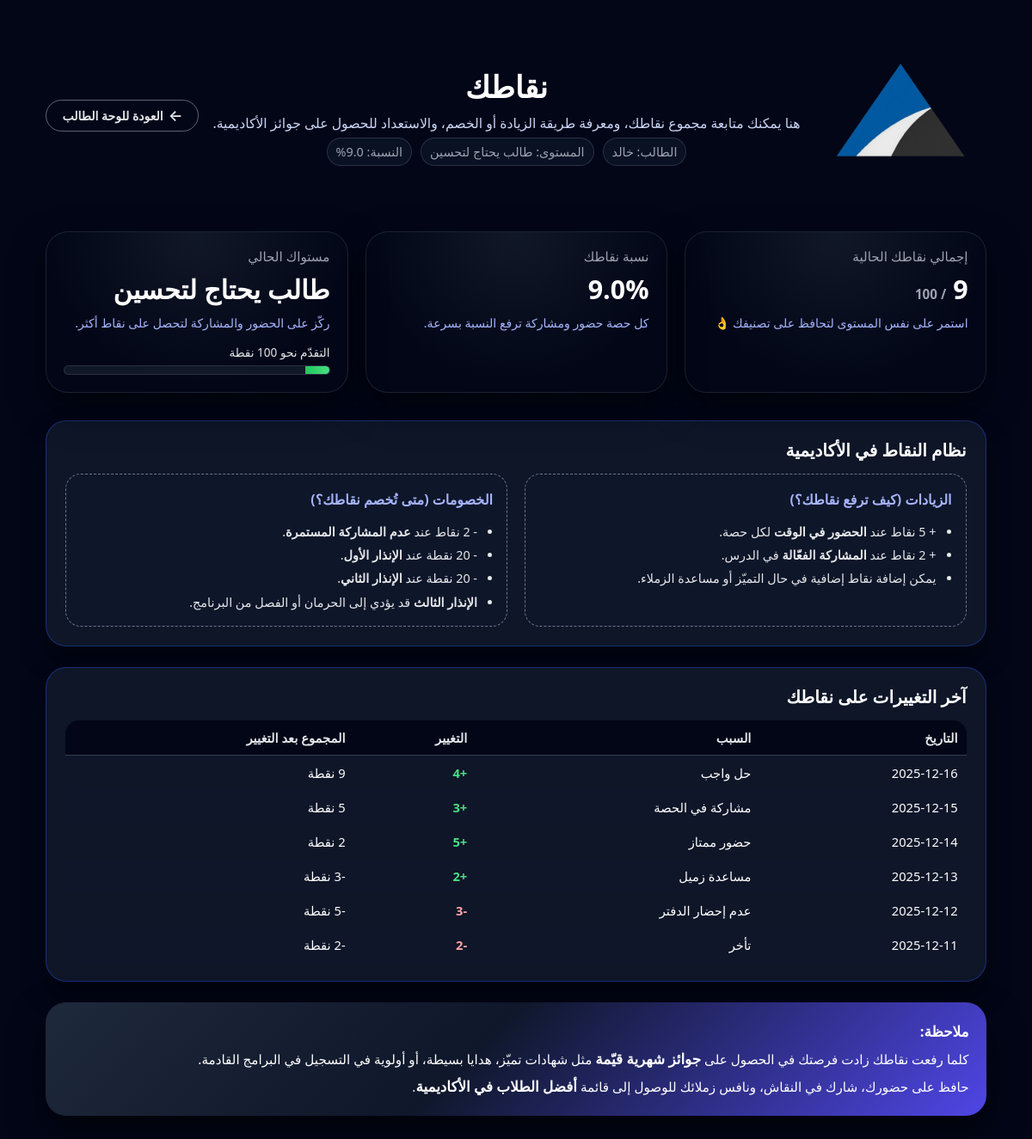
Page /student/points (signed in) on the committed database.
### models.py (models this page shows)
class PointsMovement(Base):
    __tablename__ = "points_movements"
    id = Column(Integer, primary_key=True, index=True)
    student_id = Column(Integer, ForeignKey("students.id"), nullable=False)
    date = Column(Date, nullable=False)
    reason = Column(String, nullable=False)
    change = Column(Integer, nullable=False)
    total_after = Column(Integer, nullable=True)
    student = relationship("Student", back_populates="points")

### app.py (the view)
@app.route("/student/points")
@require_student
def student_points():
    user = session.get("user") or {}
    student_name = user.get("full_name") or user.get("username", "الطالب")
    student_id = user.get("student_id")
    db = SessionLocal()
    try:
        if not student_id:
            flash("لم يتم تحديد الطالب في الجلسة، أعد تسجيل الدخول.")
            return redirect(url_for("login"))
        moves = (
            db.query(PointsMovement)
            .filter(PointsMovement.student_id == student_id)
            .order_by(PointsMovement.date.desc(), PointsMovement.id.desc())
            .all()
        )
        total_points = (
            db.query(func.coalesce(func.sum(PointsMovement.change), 0))
            .filter(PointsMovement.student_id == student_id)
            .scalar()
        )
        max_points = 100
        percentage = round((total_points / max_points) * 100, 1) if max_points > 0 else 0
        if total_points >= 80:
            level = "طالب متميّز"
        elif total_points >= 50:
            level = "طالب نشيط"
        elif total_points > 0:
            level = "طالب يحتاج لتحسين"
        else:
            level = "لا توجد نقاط بعد"
        return render_template(
            "student_points.html",
            student_name=student_name,
            total_points=total_points,
            max_points=max_points,
            percentage=percentage,
            level=level,
            moves=moves,
        )
    finally:
        db.close()

### app.py (called while the page is built)
@app.teardown_appcontext
def remove_session(exception=None):
    SessionLocal.remove()

def require_student(f):
    @wraps(f)
    def wrapper(*args, **kwargs):
        user = session.get("user")
        if not user or user.get("role") != "student":
            return redirect(url_for("login"))
        return f(*args, **kwargs)
    return wrapper

### templates/student_points.html (shortened to what this page needs)
<!DOCTYPE html>
<html lang="ar" dir="rtl">
<head>
  <link rel="stylesheet" href="{{ url_for('static', filename='css/student_dashboard.css') }}">
</head>
<body>
<div class="points-wrapper">
  <header class="pts-header">
    <div class="pts-logo">
      <img src="{{ url_for('static', filename='assets/logoAA-removebg-preview.png') }}" alt="شعار أكاديمية التقدّم">
    </div>
    <div class="pts-header-center">
      <h1 class="pts-title">نقاطك</h1>
      <p class="pts-subtitle">
        هنا يمكنك متابعة مجموع نقاطك، ومعرفة طريقة الزيادة أو الخصم، والاستعداد للحصول على جوائز الأكاديمية.
      </p>
      <div class="pts-meta">
        <span>الطالب: {{ student_name }}</span>
        <span>المستوى: {{ level }}</span>
        <span>النسبة: {{ percentage }}%</span>
      </div>
    </div>
    <a href="{{ url_for('student_dashboard') }}" class="pts-back-btn">
      <span class="arrow">←</span>
      <span>العودة للوحة الطالب</span>
    </a>
  </header>
  <section class="pts-stats-row">
    <div class="pts-stat-card">
      <div class="pts-stat-label">إجمالي نقاطك الحالية</div>
      <div class="pts-stat-value">
        {{ total_points }} <small>/ {{ max_points }}</small>
      </div>
      <div class="pts-stat-helper">
        استمر على نفس المستوى لتحافظ على تصنيفك 👌
      </div>
    </div>
    <div class="pts-stat-card">
      <div class="pts-stat-label">نسبة نقاطك</div>
      <div class="pts-stat-value">
        {{ percentage }}%
      </div>
      <div class="pts-stat-helper">
        كل حصة حضور ومشاركة ترفع النسبة بسرعة.
      </div>
    </div>
    <div class="pts-stat-card">
      <div class="pts-stat-label">مستواك الحالي</div>
      <div class="pts-stat-value">
        {{ level }}
      </div>
      <div class="pts-stat-helper">
        ركّز على الحضور والمشاركة لتحصل على نقاط أكثر.
      </div>
      {% set safe_percent = percentage %}
      {% if safe_percent < 0 %}{% set safe_percent = 0 %}{% endif %}
      {% if safe_percent > 100 %}{% set safe_percent = 100 %}{% endif %}
      <div class="pts-progress-wrapper">
        <div class="pts-progress-label">التقدّم نحو {{ max_points }} نقطة</div>
        <div class="pts-progress">
          <div class="pts-progress-bar" style="width: {{ safe_percent }}%;"></div>
        </div>
      </div>
    </div>
  </section>
  <section class="pts-section-card">
    <h2 class="pts-section-title">نظام النقاط في الأكاديمية</h2>
    <div class="pts-grid-2">
      <div class="pts-box">
        <h3>الزيادات (كيف ترفع نقاطك؟)</h3>
        <ul>
          <li>+ 5 نقاط عند <strong>الحضور في الوقت</strong> لكل حصة.</li>
          <li>+ 2 نقاط عند <strong>المشاركة الفعّالة</strong> في الدرس.</li>
          <li>يمكن إضافة نقاط إضافية في حال التميّز أو مساعدة الزملاء.</li>
        </ul>
      </div>
      <div class="pts-box">
        <h3>الخصومات (متى تُخصم نقاطك؟)</h3>
        <ul>
          <li>- 2 نقاط عند <strong>عدم المشاركة المستمرة</strong>.</li>
          <li>- 20 نقطة عند <strong>الإنذار الأول</strong>.</li>
          <li>- 20 نقطة عند <strong>الإنذار الثاني</strong>.</li>
          <li><strong>الإنذار الثالث</strong> قد يؤدي إلى الحرمان أو الفصل من البرنامج.</li>
        </ul>
      </div>
    </div>
  </section>
  <section class="pts-section-card">
    <h2 class="pts-section-title">آخر التغييرات على نقاطك</h2>
    <table class="pts-table">
      <thead>
        <tr>
          <th>التاريخ</th>
          <th>السبب</th>
          <th>التغيير</th>
          <th>المجموع بعد التغيير</th>
        </tr>
      </thead>
      <tbody>
        {% if moves is defined and moves %}
          {% for m in moves %}
            <tr>
              <td>{{ m.date.strftime("%Y-%m-%d") if m.date else "—" }}</td>
              <td>{{ m.reason or "—" }}</td>
              <td class="{% if (m.change or 0) >= 0 %}pts-change-positive{% else %}pts-change-negative{% endif %}">
                {% if (m.change or 0) > 0 %}+{% endif %}{{ m.change or 0 }}
              </td>
              <td>
                {% if m.total_after is not none %}
                  {{ m.total_after }} نقطة
                {% else %}
                  <span class="pts-muted">—</span>
                {% endif %}
              </td>
            </tr>
          {% endfor %}
        {% else %}
          <tr>
            <td colspan="4" style="text-align:center; color:#9ca3af;">
              لا توجد حركات نقاط مسجلة حتى الآن.
            </td>
          </tr>
        {% endif %}
      </tbody>
    </table>
  </section>
  <section class="pts-motivation">
    <strong>ملاحظة:</strong><br>
    كلما رفعت نقاطك زادت فرصتك في الحصول على <strong>جوائز شهرية قيّمة</strong>
    مثل شهادات تميّز، هدايا بسيطة، أو أولوية في التسجيل في البرامج القادمة.<br>
    حافظ على حضورك، شارك في النقاش، ونافس زملائك للوصول إلى قائمة
    <strong>أفضل الطلاب في الأكاديمية</strong>.
  </section>
</div>
</body>
</html>

### templates/student_points.html (style rules this page uses)
body { margin: 0; min-height: 100vh; background-color: #020617; color: #ffffff; font-family: "Tajawal", system-ui, -apple-system, BlinkMacSystemFont, "Segoe UI", sans-serif; display: flex; flex-direction: column; }
.points-wrapper { max-width: 1200px; margin: 0 auto; padding: 32px 24px 56px; }
.pts-header { display: flex; align-items: center; justify-content: space-between; gap: 16px; margin-bottom: 32px; }
.pts-logo img { width: 200px; height: auto; }
.pts-header-center { text-align: center; flex: 1; }
.pts-title { font-size: 2.2rem; margin: 0 0 8px; font-weight: 800; }
.pts-subtitle { margin: 0 0 6px; font-size: 0.98rem; color: #cbd5f5; }
.pts-meta { font-size: 0.9rem; color: #9ca3af; display: flex; justify-content: center; gap: 10px; flex-wrap: wrap; }
.pts-meta span { background: rgba(15, 23, 42, 0.7); border: 1px solid rgba(148, 163, 184, 0.22); padding: 6px 10px; border-radius: 999px; }
.pts-back-btn { display: inline-flex; align-items: center; gap: 6px; padding: 8px 18px; border-radius: 999px; border: 1px solid rgba(148, 163, 184, 0.6); background: transparent; color: #e5e7eb; font-size: 14px; font-weight: 600; text-decoration: none; cursor: pointer; transition: 0.25s ease; white-space: nowrap; }
.pts-back-btn span.arrow { font-size: 1.1rem; line-height: 1; }
.pts-stats-row { display: grid; grid-template-columns: repeat(3, minmax(0, 1fr)); gap: 20px; margin-bottom: 32px; }
.pts-stat-card { background: radial-gradient(circle at top, #111827 0, #020617 70%); border-radius: 26px; padding: 18px 20px 20px; box-shadow: 0 18px 40px rgba(0, 0, 0, 0.55); border: 1px solid rgba(31, 41, 55, 0.8); }
.pts-stat-label { font-size: 0.95rem; color: #9ca3af; margin-bottom: 8px; }
.pts-stat-value { font-size: 1.9rem; font-weight: 800; margin-bottom: 6px; display: flex; align-items: baseline; gap: 8px; justify-content: flex-start; flex-wrap: wrap; }
.pts-stat-value small { font-size: 0.95rem; color: #9ca3af; font-weight: 600; }
.pts-stat-helper { font-size: 0.88rem; color: #a5b4fc; line-height: 1.8; }
.pts-progress-wrapper { margin-top: 12px; }
.pts-progress-label { font-size: 0.85rem; margin-bottom: 6px; color: #e5e7eb; }
.pts-progress { height: 9px; border-radius: 999px; background: #111827; overflow: hidden; border: 1px solid rgba(148, 163, 184, 0.18); }
.pts-progress-bar { height: 100%; background: linear-gradient(90deg, #22c55e, #4ade80); width: 0%; transition: width .35s ease; }
.pts-section-card { background: rgba(15, 23, 42, 0.96); border-radius: 24px; padding: 20px 22px 22px; margin-bottom: 24px; box-shadow: 0 16px 30px rgba(0, 0, 0, 0.45); border: 1px solid rgba(30, 64, 175, 0.6); }
.pts-section-title { margin: 0 0 14px; font-size: 1.25rem; font-weight: 700; }
.pts-grid-2 { display: grid; grid-template-columns: repeat(2, minmax(0, 1fr)); gap: 20px; }
.pts-box { background: rgba(15, 23, 42, 0.9); border-radius: 18px; padding: 14px 16px; border: 1px dashed rgba(148, 163, 184, 0.7); font-size: 0.9rem; line-height: 1.9; color: #e5e7eb; }
.pts-box h3 { margin: 0 0 8px; font-size: 1rem; color: #a5b4fc; }
.pts-box ul { margin: 0; padding-right: 18px; list-style: disc; }
.pts-table { width: 100%; border-collapse: collapse; font-size: 0.92rem; overflow: hidden; border-radius: 16px; }
.pts-table thead { background: #020617; }
.pts-table th, .pts-table td { padding: 10px 10px; text-align: right; vertical-align: middle; }
.pts-table th { font-weight: 600; color: #e5e7eb; border-bottom: 1px solid rgba(55, 65, 81, 0.9); }
.pts-table tbody tr:nth-child(even) { background: rgba(15, 23, 42, 0.8); }
.pts-change-positive { color: #4ade80; font-weight: 700; }
.pts-change-negative { color: #fca5a5; font-weight: 700; }
.pts-motivation { margin-top: 8px; background: linear-gradient(135deg, #1e293b 0%, #0f172a 45%, #4f46e5 100%); border-radius: 24px; padding: 18px 20px; box-shadow: 0 18px 40px rgba(0, 0, 0, 0.6); font-size: 0.95rem; line-height: 1.9; }
.pts-motivation strong { font-size: 1.05rem; }

### rows in the picture
PointsMovement: date "2025-12-16", reason "حل واجب", change "4"
PointsMovement: date "2025-12-15", reason "مشاركة في الحصة", change "3"
PointsMovement: date "2025-12-14", reason "حضور ممتاز", change "5"
PointsMovement: date "2025-12-13", reason "مساعدة زميل", change "2"
PointsMovement: date "2025-12-12", reason "عدم إحضار الدفتر", change "-3"
PointsMovement: date "2025-12-11", reason "تأخر", change "-2"

### other values in the picture
{{ student_name }} "خالد"
{{ level }} "طالب يحتاج لتحسين"
{{ percentage }} "9.0"
{{ total_points }} "9"
{{ max_points }} "100"
